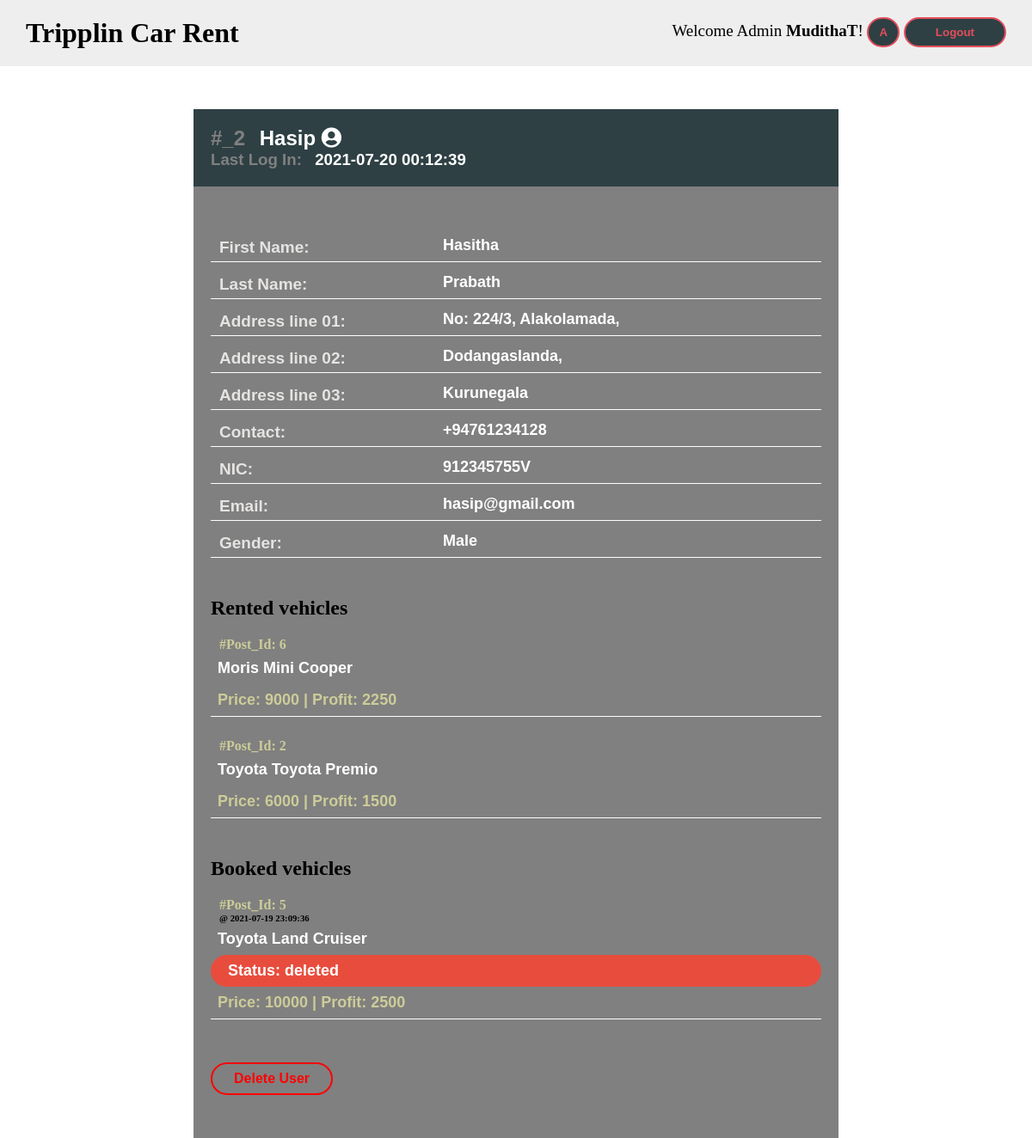
The app's page /view-user.php?user_id=2 (signed in) with its own data.
### tables this page shows
CREATE TABLE `user` (
  `id` int(11) NOT NULL,
  `first_name` varchar(50) NOT NULL,
  `last_name` varchar(50) NOT NULL,
  `username` varchar(20) NOT NULL,
  `ad_line1` varchar(100) NOT NULL,
  `ad_line2` varchar(100) NOT NULL,
  `ad_line3` varchar(100) NOT NULL,
  `phone_code` varchar(5) NOT NULL,
  `phone_number` int(10) NOT NULL,
  `nic` varchar(20) NOT NULL,
  `email` varchar(50) NOT NULL,
  `gender` varchar(10) NOT NULL,
  `password` varchar(40) NOT NULL,
  `re_password` varchar(40) NOT NULL,
  `last_login` datetime NOT NULL,
  `is_deleted` tinyint(1) NOT NULL
);

CREATE TABLE `rented_vehicles` (
  `post_id` int(11) NOT NULL,
  `user_id` int(11) NOT NULL,
  `full_name` varchar(100) NOT NULL,
  `province` varchar(50) NOT NULL,
  `district` varchar(50) NOT NULL,
  `vehical_name` varchar(200) NOT NULL,
  `brand_name` varchar(100) NOT NULL,
  `kind_of_vehicle` varchar(100) NOT NULL,
  `type_of_vehicle` varchar(50) NOT NULL,
  `mnf_year` int(4) NOT NULL,
  `vehicle_condition` varchar(100) NOT NULL,
  `description` varchar(500) NOT NULL,
  `phone_code` int(4) NOT NULL,
  `contact_no` int(15) NOT NULL,
  `nic` varchar(20) NOT NULL,
  `email` varchar(50) NOT NULL,
  `front_side_img` varchar(200) NOT NULL,
  `rear_side_img` varchar(200) NOT NULL,
  `side_view_img` varchar(200) NOT NULL,
  `f_compartment_img` varchar(200) NOT NULL,
  `r_compartment_img` varchar(200) NOT NULL,
  `d_compartment_img` varchar(200) NOT NULL,
  `e_compartment_img` varchar(200) NOT NULL,
  `extra_wheel_img` varchar(200) NOT NULL,
  `tab` varchar(200) NOT NULL,
  `price` varchar(10) NOT NULL,
  `profit` varchar(10) NOT NULL,
  `is_deleted` tinyint(1) NOT NULL
);

CREATE TABLE `booked_vehicles` (
  `post_id` int(11) NOT NULL,
  `rented_post_id` int(11) NOT NULL,
  `rented_user_id` int(11) NOT NULL,
  `booked_user_id` int(11) NOT NULL,
  `booked_first_name` varchar(100) NOT NULL,
  `booked_last_name` varchar(100) NOT NULL,
  `brand_name` varchar(50) NOT NULL,
  `vehicle_name` varchar(100) NOT NULL,
  `price` int(11) NOT NULL,
  `profit` int(11) NOT NULL,
  `booked_time` datetime NOT NULL DEFAULT current_timestamp(),
  `picking_date` date NOT NULL DEFAULT current_timestamp(),
  `returning_date` date NOT NULL DEFAULT current_timestamp(),
  `status` varchar(15) NOT NULL,
  `seen` varchar(3) NOT NULL,
  `is_deleted_by_user` tinyint(1) NOT NULL
);

### inc/functions.php (called while the page is built, shortened)
<?php
	function status($status){
		switch ($status) {
			case 'deleted':
				$rowcol = "#e84c3d";
				break;
		}
		return $rowcol;
	}
?>

### view-user.php (the view, shortened to what this page needs)
<?php require_once('inc/Connection.php'); ?>
<?php require_once('inc/functions.php'); ?>
<?php
	if(!isset($_GET['user_id'])){
		header('Location:adminhome.php?user_id=false');
	}else{
		$query = "SELECT * FROM user WHERE id = '{$_GET['user_id']}' LIMIT 1";
		$result = mysqli_query($Connection, $query);
		if($result){
			if(mysqli_num_rows($result) == 1){
				$data = mysqli_fetch_assoc($result);
			}else{
				header('Location:adminhome.php?user_id=error');
			}
		}else{
			echo "<b><h1>404</h1>Database query failed</b>";
			die();
		}
	}
?>
<!DOCTYPE html>
<html>
<head>
	<link rel="stylesheet" type="text/css" href="css/view-user.css">
	<link rel="stylesheet" href="https://cdnjs.cloudflare.com/ajax/libs/font-awesome/5.12.0-2/css/all.min.css" />
</head>
<body>
	<div class="Container">
		<?php require_once('inc/adminhdr.php'); ?>
		<div class="Details">
			<nav>
				<h2>#_<?php echo $data['id']; ?> <span> <?php echo $data['username']; ?> <i class="fas fa-user-circle"></i></span></h2>
				<h3>Last Log In: <span> <?php echo $data['last_login']; ?></span></h3>
			</nav>
			<main>
				<label>First Name:</label><h3><?php echo $data['first_name']; ?></h3>
				<div class="bal"></div>
				<label>Last Name:</label><h3><?php echo $data['last_name']; ?></h3>
				<div class="bal"></div>
				<label>Address line 01:</label><h3><?php echo $data['ad_line1']; ?></h3>
				<div class="bal"></div>
				<?php
					if($data['ad_line2']){
						?><label>Address line 02:</label><h3><?php echo $data['ad_line2']; ?></h3>
						<div class="bal"></div><?php
					}
				?><?php
					if($data['ad_line3']){
						?><label>Address line 03:</label><h3><?php echo $data['ad_line3']; ?></h3>
						<div class="bal"></div><?php
					}
				?>
				<label>Contact:</label><h3><?php echo $data['phone_code']; ?><?php echo $data['phone_number']; ?></h3>
				<div class="bal"></div>
				<label>NIC:</label><h3><?php echo $data['nic']; ?></h3>
				<div class="bal"></div>
				<label>Email:</label><h3><?php echo $data['email']; ?></h3>
				<div class="bal"></div>
				<label>Gender:</label><h3><?php echo $data['gender']; ?></h3>
				<div class="bal"></div>
				<div class="Deals">
					<h2>Rented vehicles</h2>
					<?php
						$query = "SELECT * FROM rented_vehicles WHERE user_id = '{$_GET['user_id']}' AND is_deleted != 1 ORDER BY post_id DESC";
						$result = mysqli_query($Connection, $query);
						if($result){
							if(mysqli_num_rows($result) > 0){
								while($data = mysqli_fetch_assoc($result)){
									?><a href="view-vehicle.php?id=<?php echo($data['post_id']); ?>">
										<h4 style="color: #cccc99; padding-left: 10px;">#Post_Id: <?php echo $data['post_id']; ?></h4>
										<h3 style="border-bottom: none;"><?php echo $data['brand_name']; ?> <?php echo $data['vehical_name']; ?></h3>
										<h3 style="margin-bottom: 25px; color: #cccc99;">Price: <?php echo $data['price']; ?> | Profit: <?php echo $data['profit']; ?></h3>
									</a><?php
								}
							}else{
								?><h3 style="color: #cccc99; border-bottom: none;">No rented vehicles.</h3><?php
							}
						}else{
							echo "<b><h1>404</h1>Database query failed</b>";
							die();
						}
					?>
					<h2>Booked vehicles</h2>
					<?php
						$query = "SELECT * FROM booked_vehicles WHERE booked_user_id = '{$_GET['user_id']}' AND is_deleted_by_user != 1 /*AND status != 'deleted'*/ ORDER BY post_id DESC";
						$result = mysqli_query($Connection, $query);
						if($result){
							if(mysqli_num_rows($result) > 0){
								while($data = mysqli_fetch_assoc($result)){
									$bgc = status($data['status']);
									?><a href="view-vehicle.php?id=<?php echo($data['rented_post_id']); ?>">
										<h4 style="color: #cccc99; padding-left: 10px;">#Post_Id: <?php echo $data['post_id']; ?></h4>
										<h6 style="color: #000; padding-left: 10px;">@ <?php echo $data['booked_time']; ?></h6>
										<h3 style="border-bottom: none;"><?php echo $data['brand_name']; ?> <?php echo $data['vehicle_name']; ?></h3>
										<h3 style="border-bottom: none; border-radius: 20px; padding-left: 20px; background-color: <?php echo($bgc); ?> ">Status: <?php echo $data['status']; ?></h3>
										<h3 style="margin-bottom: 25px; color: #cccc99;">Price: <?php echo $data['price']; ?> | Profit: <?php echo $data['profit']; ?></h3>
									</a><?php
								}
							}else{
								?><h3 style="color: #cccc99; border-bottom: none;">No booked vehicles.</h3><?php
							}
						}else{
							echo "<b><h1>404</h1>Database query failed</b>";
							die();
						}
					?>
				</div>
				<?php
					$query = "SELECT * FROM booked_vehicles WHERE (booked_user_id = '{$_GET['user_id']}' OR rented_user_id = '{$_GET['user_id']}') AND is_deleted_by_user != 1 AND status != 'deleted'  AND status != 'returned' ORDER BY post_id DESC";
					$result = mysqli_query($Connection, $query);
					if($result){
						if(mysqli_num_rows($result) > 0){
							?><h4 style="color: red; font-family: sans-serif; padding: 5px 20px; background-color: #eee; border-radius: 5px; margin-top: 60px;"><i class="fas fa-exclamation-circle"></i> Unable to delete this user at this moment!</h4><?php
						}else{
							?><a href="admin-delete.php?category=user&id=<?php echo($_GET['user_id']); ?>" onclick="return confirm('Are you sure you want to delete this user?');"><div><button>Delete User</button></div></a><?php
						}
					}else{
						echo "<b><h1>404</h1>Database query failed</b>";
						die();
					}
				?>
			</main>
		</div>
	</div>
</body>
</html>

### css/view-user.css (style rules this page uses)
* { margin: 0; padding: 0; }
a { text-decoration: none; }
.bal { clear: both; height: 1px; }
.Container .Details { width: 1000px; margin: 0 auto; }
.Container .Details nav { margin-top: 50px; padding: 20px; color: #808080; background-color: #2e4044; font-family: sans-serif; }
.Container .Details nav span { color: #fff; padding-left: 10px; }
.Container .Details main { padding: 50px 20px; background-color: #808080; }
.Container .Details main .Deals { margin-top: 20px; }
.Container .Details main label { float: left; width: 250px; color: #E5E4E2; font-size: 19px; font-family: sans-serif; font-weight: bold; padding: 10px; }
.Container .Details main h3 { color: #fff; font-family: sans-serif;; font-size: 18px; font-weight: bold; padding: 8px; border-bottom: 1px solid #fff; }
.Container .Details main a button { padding: 8px 25px; font-family: sans-serif; font-size: 16px; font-weight: bold; border-radius: 25px; margin-top: 25px; background-color: #808080; border: 2px solid red; color: red; }
.Container .Details main .Deals h2 { padding-top: 20px; padding-bottom: 20px; }
@media screen and (max-width: 1200px) { .Container .Details { width: 750px; } }

### inc/adminhdr.php (style rules this page uses)
* { margin: 0; padding: 0; }
a { text-decoration: none; transition-duration: .30s; }
button { transition-duration: .40s; }

### records on screen
user: id "2", username "Hasip", last_login "2021-07-20 00:12:39", first_name "Hasitha", last_name "Prabath", ad_line1 "No: 224/3, Alakolamada,", ad_line2 "Dodangaslanda,", ad_line3 "Kurunegala", phone_code "+94", phone_number "761234128", nic "912345755V", email "hasip@gmail.com", gender "Male"
rented_vehicles: post_id "6", brand_name "Moris", vehical_name "Mini Cooper", price "9000", profit "2250"
rented_vehicles: post_id "2", brand_name "Toyota", vehical_name "Toyota Premio", price "6000", profit "1500"
booked_vehicles: post_id "5", booked_time "2021-07-19 23:09:36", brand_name "Toyota", vehicle_name "Land Cruiser", status "deleted", price "10000", profit "2500"

### other values on screen
$_SESSION['username'] "MudithaT"
